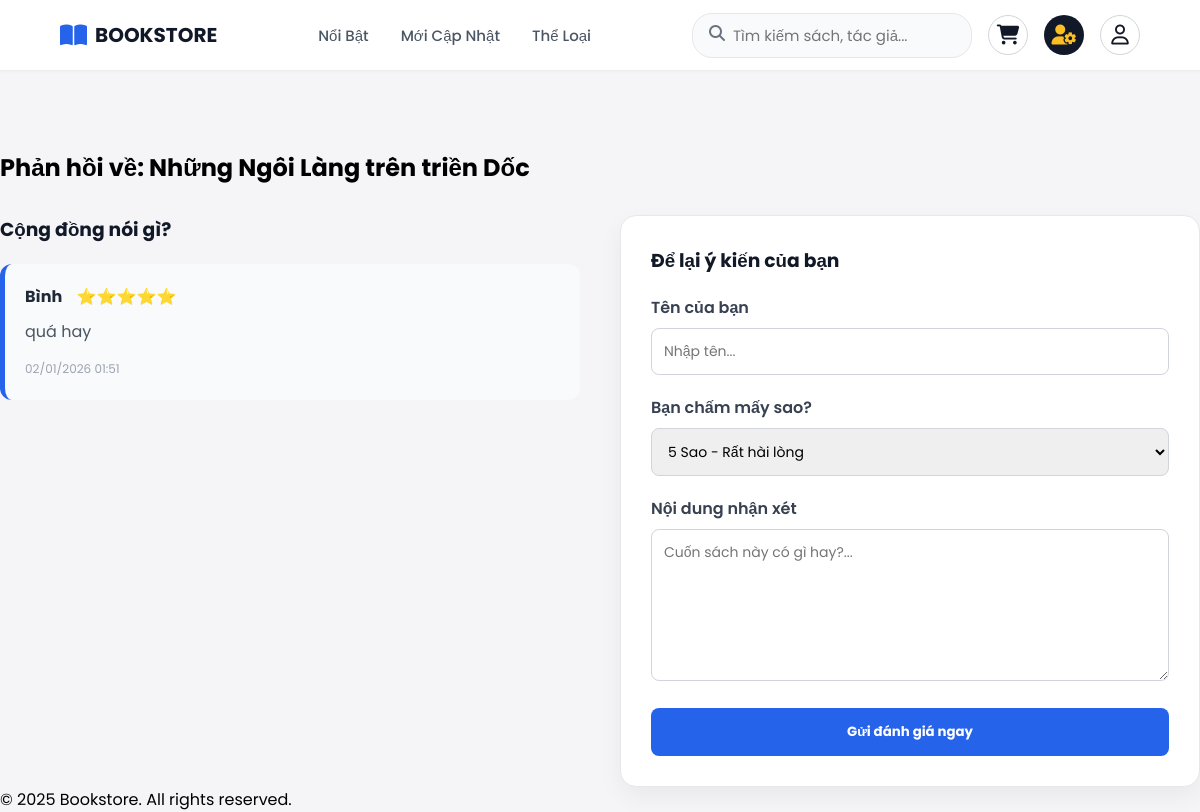
Screenshot of /index.php?page=feedback&id=S41 with the database file from the repository.
### tables this page shows
CREATE TABLE IF NOT EXISTS `sach` (
  `id` int NOT NULL AUTO_INCREMENT,
  `id_sach` char(10) NOT NULL,
  `id_danhmuc` char(10) NOT NULL,
  `id_bosach` char(10) DEFAULT NULL,
  `ten_sach` varchar(255) NOT NULL,
  `tac_gia` varchar(150) NOT NULL,
  `gia` decimal(12,2) NOT NULL,
  `gia_giam` int DEFAULT '0',
  `ton_kho` int NOT NULL DEFAULT '0',
  `mo_ta` text,
  `hinh_anh` varchar(255) DEFAULT NULL,
  `trang_thai` tinyint(1) NOT NULL DEFAULT '1',
  `ngay_tao` datetime NOT NULL DEFAULT CURRENT_TIMESTAMP,
  PRIMARY KEY (`id`),
  UNIQUE KEY `uq_sach_ma` (`id_sach`),
  KEY `fk_sach_danhmuc` (`id_danhmuc`)
);

CREATE TABLE IF NOT EXISTS `danh_gia` (
  `id` int NOT NULL AUTO_INCREMENT,
  `id_sach` varchar(20) NOT NULL,
  `ten_khach_hang` varchar(100) NOT NULL,
  `so_sao` int DEFAULT NULL,
  `noi_dung` text,
  `ngay_gui` timestamp NULL DEFAULT CURRENT_TIMESTAMP,
  PRIMARY KEY (`id`),
  KEY `id_sach` (`id_sach`)
);

### client/includes/functions.php (called while the page is built, shortened)
<?php
function db_client(): PDO
{
    static $pdo = null;
    if ($pdo === null) {
        $config = require __DIR__ . '/../../config/database.php';
        $host   = $config['host'];
        $dbname = $config['dbname'];
        $user   = $config['user'];
        $pass   = $config['pass'];
        $dsn = "mysql:host={$host};dbname={$dbname};charset=utf8mb4";
        try {
            $pdo = new PDO($dsn, $user, $pass, [
                PDO::ATTR_ERRMODE            => PDO::ERRMODE_EXCEPTION,
                PDO::ATTR_DEFAULT_FETCH_MODE => PDO::FETCH_ASSOC,
            ]);
        } catch (PDOException $e) {
            die("Lỗi kết nối CSDL (client): " . $e->getMessage());
        }
    }
    return $pdo;
}
function db_all(string $sql, array $params = []): array
{
    $stmt = db_client()->prepare($sql);
    $stmt->execute($params);
    return $stmt->fetchAll();
}
function db_one(string $sql, array $params = []): ?array
{
    $stmt = db_client()->prepare($sql);
    $stmt->execute($params);
    $row = $stmt->fetch();
    return $row ?: null;
}
function h($str)
{
    return htmlspecialchars($str ?? '', ENT_QUOTES, 'UTF-8');
}
function db_fetch_all($sql, $params = [])
{
    return db_all($sql, $params);
}
function db_fetch($sql, $params = [])
{
    return db_one($sql, $params);
}
?>

### client/page/feedback.php (the view, shortened to what this page needs)
<?php
$id_sach = isset($_GET['id']) ? trim($_GET['id']) : '';
$book = db_fetch("SELECT * FROM sach WHERE id_sach = :id", [':id' => $id_sach]);
$feedbacks = db_fetch_all("SELECT * FROM danh_gia WHERE id_sach = :id ORDER BY ngay_gui DESC", [':id' => $id_sach]);
?>
<link rel="stylesheet" href="assets/css/feedback.css">
<div class="home-section">
    <div class="section-header">
        <h2 class="section-title">Phản hồi về: <?= h($book['ten_sach']) ?></h2>
    </div>
    <div class="feedback-container">
        <div class="feedback-list">
            <h3>Cộng đồng nói gì?</h3>
            <?php if (empty($feedbacks)): ?>
                <p>Hãy là người đầu tiên đánh giá cuốn sách này!</p>
            <?php else: foreach ($feedbacks as $fb): ?>
                <div class="feedback-item">
                    <span class="feedback-user"><?= h($fb['ten_khach_hang']) ?></span>
                    <span class="feedback-stars"><?= str_repeat('⭐', $fb['so_sao']) ?></span>
                    <p class="feedback-content"><?= nl2br(h($fb['noi_dung'])) ?></p>
                    <span class="feedback-date"><?= date('d/m/Y H:i', strtotime($fb['ngay_gui'])) ?></span>
                </div>
            <?php endforeach; endif; ?>
        </div>
        <div class="feedback-form">
            <h3>Để lại ý kiến của bạn</h3>
            <form method="POST">
                <div class="form-group">
                    <label>Tên của bạn</label>
                    <input type="text" name="ten_khach_hang" class="form-input" placeholder="Nhập tên..." required>
                </div>
                <div class="form-group">
                    <label>Bạn chấm mấy sao?</label>
                    <select name="so_sao" class="form-select">
                        <option value="5">5 Sao - Rất hài lòng</option>
                    </select>
                </div>
                <div class="form-group">
                    <label>Nội dung nhận xét</label>
                    <textarea name="noi_dung" class="form-textarea" rows="6" placeholder="Cuốn sách này có gì hay?..." required></textarea>
                </div>
                <button type="submit" class="btn-submit-feedback">Gửi đánh giá ngay</button>
            </form>
        </div>
    </div>
</div>

### client/assets/css/header.css (style rules this page uses)
* { margin: 0; padding: 0; box-sizing: border-box; font-family: 'Poppins', sans-serif; }
body { background: #f5f5f7; padding-top: 70px; }

### client/assets/css/feedback.css (style rules this page uses)
.feedback-container { display: grid; grid-template-columns: 1fr 1fr; gap: 40px; margin-top: 30px; }
.feedback-list h3, .feedback-form h3 { margin-bottom: 20px; color: #111827; }
.feedback-item { background: #f9fafb; padding: 20px; border-radius: 12px; margin-bottom: 15px; border-left: 5px solid #2563eb; transition: 0.3s; }
.feedback-user { font-weight: 700; color: #1f2937; }
.feedback-stars { color: #f59e0b; margin-left: 10px; }
.feedback-content { margin: 10px 0; color: #4b5563; line-height: 1.6; }
.feedback-date { font-size: 12px; color: #9ca3af; }
.feedback-form { background: #fff; padding: 30px; border-radius: 16px; box-shadow: 0 10px 25px rgba(0,0,0,0.05); border: 1px solid #e5e7eb; height: fit-content; }
.form-group { margin-bottom: 20px; }
.form-group label { display: block; margin-bottom: 8px; font-weight: 600; color: #374151; }
.form-input, .form-select, .form-textarea { width: 100%; padding: 12px; border: 1px solid #d1d5db; border-radius: 8px; font-size: 14px; transition: 0.2s; }
.btn-submit-feedback { width: 100%; padding: 14px; background: #2563eb; color: #fff; border: none; border-radius: 8px; font-weight: 700; cursor: pointer; transition: 0.3s; }

### rows the page displays
sach: ten_sach "Những Ngôi Làng trên triền Dốc"
danh_gia: ten_khach_hang "Bình", so_sao "⭐⭐⭐⭐⭐", noi_dung "quá hay", ngay_gui "02/01/2026 01:51"
